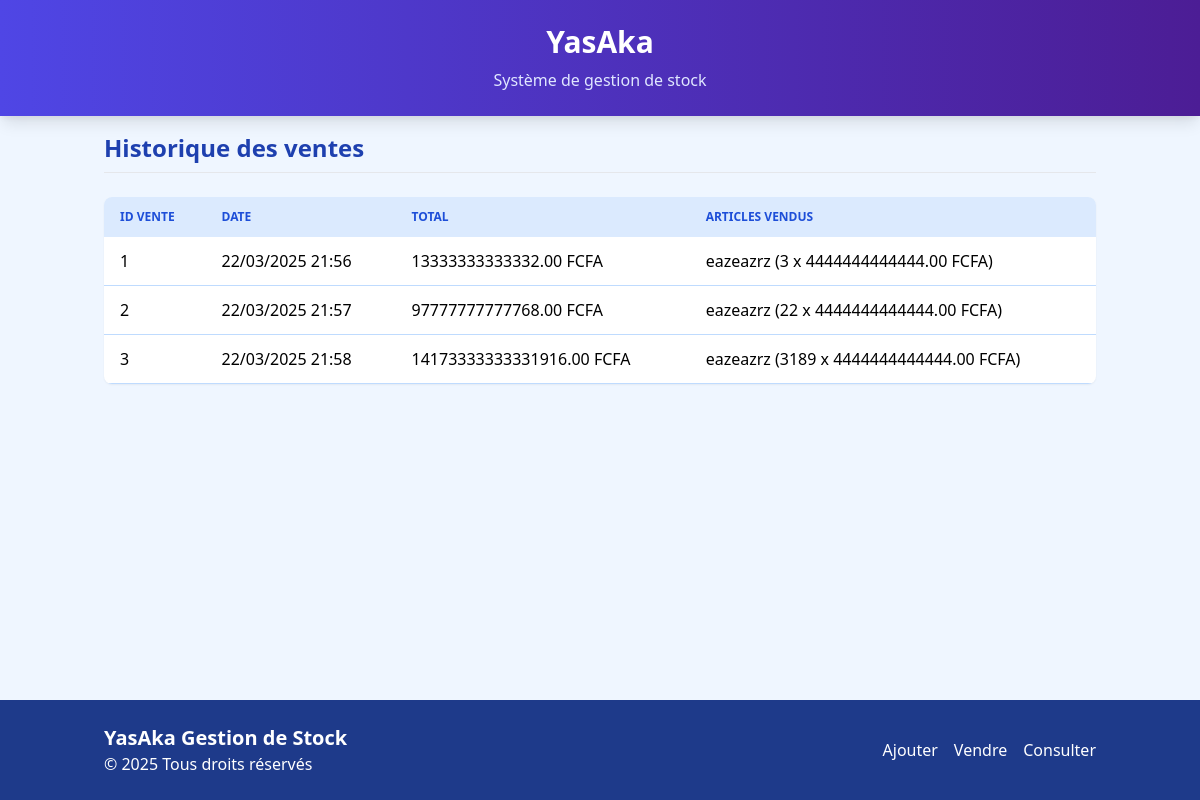
Screenshot of /consulter with the database file from the repository.
### models.py (models this page shows)
class Vente(db.Model):
    id_vente = db.Column(db.Integer, primary_key=True, autoincrement=True)
    date_vente = db.Column(db.DateTime, nullable=False, default=db.func.current_timestamp())
    total = db.Column(db.Numeric(10, 2), nullable=False)
    articles_vendus = db.relationship('VenteArticle', backref='vente', cascade='all, delete-orphan')

class VenteArticle(db.Model):
    id_vente = db.Column(db.Integer, db.ForeignKey('vente.id_vente', ondelete='CASCADE'), primary_key=True)
    id_article = db.Column(db.Integer, db.ForeignKey('article.id', ondelete='CASCADE'), primary_key=True)
    quantite_vendue = db.Column(db.Integer, nullable=False)
    prix_unitaire = db.Column(db.Numeric(10, 2), nullable=False)

class Article(db.Model):
    id = db.Column(db.Integer, primary_key=True, autoincrement=True)
    nom = db.Column(db.String(255), nullable=False)
    quantite = db.Column(db.Integer, nullable=False, default=0)
    prix = db.Column(db.Numeric(10, 2), nullable=False)
    stock = db.relationship('Stock', backref='article', cascade='all, delete-orphan')
    ventes = db.relationship('VenteArticle', backref='article', cascade='all, delete-orphan')

### app.py (the view)
@app.route('/consulter')
def consulter():
    ventes = Vente.query.all()
    return render_template('consulter.html', ventes=ventes)

### templates/consulter.html
{% extends "base.html" %}
{% block content %}
<h2 class="text-2xl font-bold text-blue-800 mb-6 border-b pb-2">Historique des ventes</h2>
<table class="min-w-full bg-white shadow-sm rounded-lg overflow-hidden table-hover">
    <thead>
        <tr class="bg-blue-100 text-blue-700 uppercase text-xs">
            <th class="py-3 px-4 text-left font-semibold">ID Vente</th>
            <th class="py-3 px-4 text-left font-semibold">Date</th>
            <th class="py-3 px-4 text-left font-semibold">Total</th>
            <th class="py-3 px-4 text-left font-semibold">Articles vendus</th>
        </tr>
    </thead>
    <tbody>
        {% for vente in ventes %}
        <tr class="border-b border-blue-200 hover:bg-blue-50 transition">
            <td class="py-3 px-4">{{ vente.id_vente }}</td>
            <td class="py-3 px-4">{{ vente.date_vente.strftime('%d/%m/%Y %H:%M') }}</td>
            <td class="py-3 px-4">{{ vente.total }} FCFA</td>
            <td class="py-3 px-4">
                <ul>
                    {% for vente_article in vente.articles_vendus %}
                    <li>{{ vente_article.article.nom }} ({{ vente_article.quantite_vendue }} x {{ vente_article.prix_unitaire }} FCFA)</li>
                    {% endfor %}
                </ul>
            </td>
        </tr>
        {% endfor %}
    </tbody>
</table>
{% endblock %}

### templates/base.html (shortened to what this page needs)
<!DOCTYPE html>
<html lang="fr">
<head>
    <link href="https://cdn.jsdelivr.net/npm/tailwindcss@2.2.19/dist/tailwind.min.css" rel="stylesheet">
    <link rel="stylesheet" href="https://cdn.jsdelivr.net/npm/sweetalert2@11/dist/sweetalert2.min.css">
</head>
<body class="bg-blue-50 min-h-screen flex flex-col">
    <div class="bg-gradient-to-r from-indigo-600 to-purple-900 text-white shadow-lg">
        <div class="container mx-auto py-6 px-4">
            <h1 class="text-3xl font-bold text-center"><a href="/">YasAka</a></h1>
            <p class="text-center text-indigo-100 mt-2">Système de gestion de stock</p>
        </div>
    </div>
    <div class="container mx-auto p-4">
        {% block content %}{% endblock %}
    </div>
    <footer class="bg-blue-900 text-white py-6 mt-auto">
        <div class="container mx-auto px-4">
            <div class="flex flex-col md:flex-row justify-between items-center">
                <div class="mb-4 md:mb-0">
                    <h3 class="text-xl font-bold">YasAka Gestion de Stock</h3>
                    <p class="text-white-400">© 2025 Tous droits réservés</p>
                </div>
                <div class="flex space-x-4">
                    <a href="/ajouter" class="hover:text-indigo-400 transition">Ajouter</a>
                    <a href="/vendre" class="hover:text-indigo-400 transition">Vendre</a>
                    <a href="/consulter" class="hover:text-indigo-400 transition">Consulter</a>
                </div>
            </div>
        </div>
    </footer>
</body>
</html>

### rows the page displays
Vente: id_vente "1", date_vente "22/03/2025 21:56", total "13333333333332.00"
VenteArticle: article.nom "eazeazrz", quantite_vendue "3", prix_unitaire "4444444444444.00"
Vente: id_vente "2", date_vente "22/03/2025 21:57", total "97777777777768.00"
VenteArticle: article.nom "eazeazrz", quantite_vendue "22", prix_unitaire "4444444444444.00"
Vente: id_vente "3", date_vente "22/03/2025 21:58", total "14173333333331916.00"
VenteArticle: article.nom "eazeazrz", quantite_vendue "3189", prix_unitaire "4444444444444.00"
